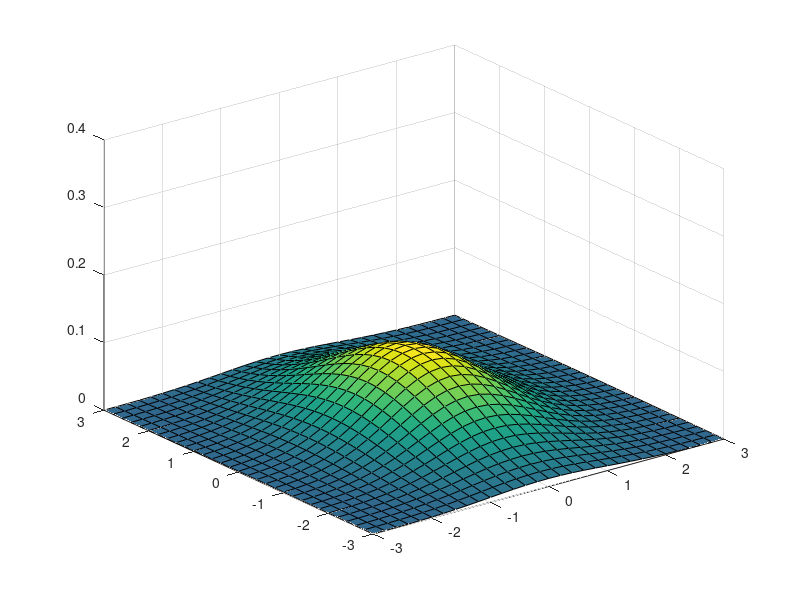

Write MATLAB code to recreate this figure.
% The probability density function (pdf) of the 
% d-dimensional multivariate normal distribution is
% y = exp((−(x-μ)Σ^-1(x-μ)')/2)/(√∣Σ∣(2π)^d)
% mathworksref

% setting mu [0,0] mean scalar
mu = [0 0];

% initializing K Covariance matrix
K = [1 0; 0 2];

% initiaiting evenly spaced grid in 2D to plot on
x1 = -3:0.2:3;
x2 = -3:0.2:3;
[X1,X2] = meshgrid(x1,x2);
X = [X1(:) X2(:)];

% calculate using the mvnpdf function
% normal distribution over the grid



% way 1 is using the mvnpdf function
y = mvnpdf(X,mu,K);
y = reshape(y,length(x2),length(x1));


% clearly even when we look at 
% the doc for mvnpdf its obvious that the 
% fuction output is exactly the formula of 
% the pdf we want
% https://www.mathworks.com/help/stats/mvnpdf.html#d124e679090


% way 2 is calculating using 
% the function defination
% y = exp((x-mu)* inverse(K)/2)/sqrt(mod(K)*(2*3.141)^d)


 

% plot the probability density function
surf(x1,x2,y)
caxis([min(y(:))-0.5*range(y(:)),max(y(:))])
axis([-3 3 -3 3 0 0.4])
